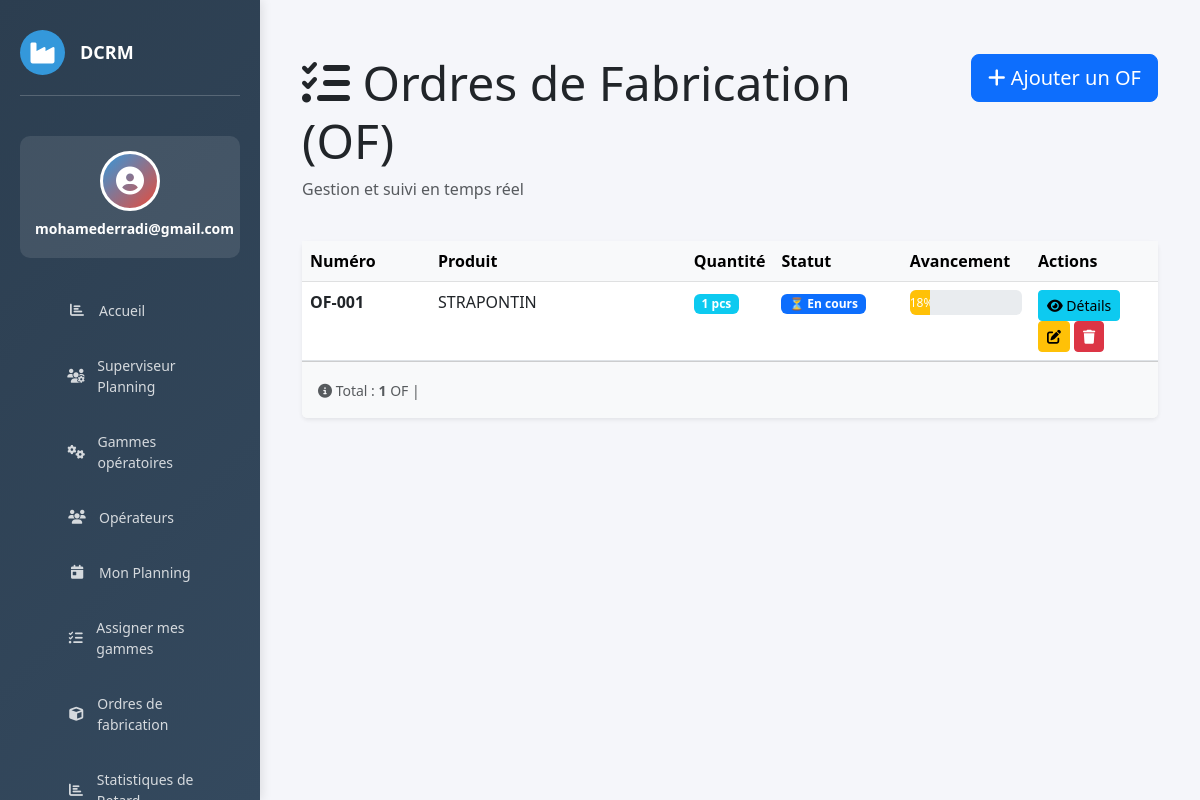
The app's page /of/ (signed in) with its own data.
### website/models.py (models this page shows, shortened)
class OrdreFabrication(models.Model):
    numero   = models.CharField(max_length=50, unique=True)
    produit  = models.CharField(max_length=200)
    quantite = models.PositiveIntegerField(default=1)
    @property
    def avancement(self):
        operations = self.operationof_set.all()
        total = operations.count()
        if total == 0:
            return 0
        terminees = 0
        for op in operations:
            if op.statut == 'termine':
                terminees += 1
        return round((terminees / total) * 100)

class OperationOF(models.Model):
    STATUT_CHOICES = [
        ('en_attente', 'En attente'),
        ('en_cours',   'En cours'),
        ('termine',    'Terminé'),
        ('bloque',     'Bloqué'),
    ]
    of              = models.ForeignKey(OrdreFabrication, on_delete=models.CASCADE)
    gamme_operation = models.ForeignKey(GammeOperation, on_delete=models.CASCADE)
    date_entree     = models.DateTimeField(null=True, blank=True, help_text="Date/heure d'ENTRÉE (saisie manuelle)")
    operateur       = models.ForeignKey(Operateur, null=True, blank=True, on_delete=models.SET_NULL)
    class Meta:
        ordering = ['gamme_operation__ordre']
        unique_together = ('of', 'gamme_operation')
    @property
    def date_sortie(self):
        if not self.date_entree:
            return None
        temps_minutes = float(self.gamme_operation.temps_alloue)
        return self.date_entree + timedelta(minutes=temps_minutes)
    @property
    def statut(self):
        from django.utils import timezone
        if not self.date_entree:
            return 'en_attente'
        maintenant = timezone.now()
        if self.date_sortie and maintenant >= self.date_sortie:
            return 'termine'
        return 'en_cours'

class GammeOperation(models.Model):
    nom           = models.CharField(max_length=200)
    temps_alloue  = models.DecimalField(max_digits=7, decimal_places=4, help_text="Durée en heures (ex: 1.005)")
    ordre         = models.PositiveSmallIntegerField(help_text="Position dans la gamme")
    operateurs    = models.ManyToManyField(
        'Operateur',
        blank=True,
        related_name='gammes',
        verbose_name="Opérateurs assignés"
    )
    class Meta:
        ordering = ['ordre']

### website/views.py (the view)
# urls.py: path('of/', views.of_list, name='of_list'),
@login_required(login_url='home')
def of_list(request):
    ofs = OrdreFabrication.objects.all()
    context = {'ofs': ofs}
    return render(request, 'of/of_list.html', context)

### website/templates/of/of_list.html (shortened to what this page needs)
{% extends 'base.html' %}
{% load static %}
{% block content %}
<div class="container-fluid mt-4">
    <div class="row mb-4">
        <div class="col-md-8">
            <h1 class="display-5">
                <i class="fas fa-tasks"></i> Ordres de Fabrication (OF)
            </h1>
            <p class="text-muted">Gestion et suivi en temps réel</p>
        </div>
        <div class="col-md-4 text-end">
            <a href="{% url 'ajouter_of' %}" class="btn btn-primary btn-lg">
                <i class="fas fa-plus"></i> Ajouter un OF
            </a>
        </div>
    </div>
    <div class="card border-0 shadow-sm">
        <div class="card-body p-0">
            {% if ofs %}
                <div class="table-responsive">
                    <table class="table table-hover mb-0">
                        <thead class="table-light">
                            <tr>
                                <th style="width: 15%">Numéro</th>
                                <th style="width: 30%">Produit</th>
                                <th style="width: 10%">Quantité</th>
                                <th style="width: 15%">Statut</th>
                                <th style="width: 15%">Avancement</th>
                                <th style="width: 15%">Actions</th>
                            </tr>
                        </thead>
                        <tbody>
                            {% for of in ofs %}
                            <tr>
                                <td>
                                    <strong>{{ of.numero }}</strong>
                                </td>
                                <td>
                                    {{ of.produit }}
                                </td>
                                <td>
                                    <span class="badge bg-info">{{ of.quantite }} pcs</span>
                                </td>
                                <td>
                                    {% if of.avancement == 0 %}
                                        <span class="badge bg-secondary">⏱️ En attente</span>
                                    {% elif of.avancement == 100 %}
                                        <span class="badge bg-success">✅ Terminé</span>
                                    {% else %}
                                        <span class="badge bg-primary">⏳ En cours</span>
                                    {% endif %}
                                </td>
                                <td>
                                    <div class="progress" style="height: 25px;">
                                        <div class="progress-bar {% if of.avancement >= 100 %}bg-success{% elif of.avancement >= 50 %}bg-info{% else %}bg-warning{% endif %}"
                                             role="progressbar"
                                             style="width: {{ of.avancement }}%"
                                             aria-valuenow="{{ of.avancement }}"
                                             aria-valuemin="0"
                                             aria-valuemax="100">
                                            {{ of.avancement }}%
                                        </div>
                                    </div>
                                </td>
                                <td>
                                    <a href="{% url 'of_detail' of.id %}"
                                       class="btn btn-sm btn-info"
                                       title="Voir le détail">
                                        <i class="fas fa-eye"></i> Détails
                                    </a>
                                    <a href="{% url 'modifier_of' of.id %}"
                                       class="btn btn-sm btn-warning"
                                       title="Modifier">
                                        <i class="fas fa-edit"></i>
                                    </a>
                                    <a href="{% url 'supprimer_of' of.id %}"
                                       class="btn btn-sm btn-danger"
                                       title="Supprimer"
                                       onclick="return confirm('Êtes-vous sûr ?');">
                                        <i class="fas fa-trash"></i>
                                    </a>
                                </td>
                            </tr>
                            {% endfor %}
                        </tbody>
                    </table>
                </div>
                <div class="card-footer bg-light p-3">
                    <small class="text-muted">
                        <i class="fas fa-info-circle"></i>
                        Total : <strong>{{ ofs.count }}</strong> OF |
                    </small>
                </div>
            {% endif %}
        </div>
    </div>
</div>
{% endblock %}

### website/templates/base.html (shortened to what this page needs)
{% load static %}
<!DOCTYPE html>
<html lang="fr">
<head>
    <link href="https://cdn.jsdelivr.net/npm/bootstrap@5.3.0/dist/css/bootstrap.min.css" rel="stylesheet">
    <link rel="stylesheet" href="https://cdnjs.cloudflare.com/ajax/libs/font-awesome/6.4.0/css/all.min.css">
</head>
<body>
    {% if user.is_authenticated %}
    <aside class="sidebar">
        <div class="sidebar-header">
            <div class="logo">
                <i class="fas fa-industry"></i>
            </div>
            <h3>DCRM</h3>
        </div>
        <div class="user-profile">
            <div class="user-avatar">
                <i class="fas fa-user-circle"></i>
            </div>
            <h6>{{ user.first_name|default:user.username }}</h6>
        </div>
        <ul class="sidebar-menu">
             <li>
                <a href="{% url 'dashboard' %}">
                    <i class="fas fa-chart-bar"></i>
                    <span>Accueil </span>
                </a>
            </li>
            <li>
                <a href="{% url 'superviseur_dashboard' %}">
                    <i class="fas fa-users-cog"></i>
                    <span>Superviseur Planning</span>
                </a>
            </li>
            <li>
                <a href="{% url 'gammes_list' %}">
                    <i class="fas fa-cogs"></i>
                    <span>Gammes opératoires</span>
                </a>
            </li>
            <li>
                <a href="{% url 'operateur_list' %}">
                    <i class="fas fa-users"></i>
                    <span>Opérateurs</span>
                </a>
            </li>
            {% if user.operateur_profil %}
            <li>
                <a href="{% url 'dashboard_operateur' operateur_id=user.operateur_profil.id %}">
                    <i class="fas fa-calendar-day"></i>
                    <span>Mon Planning</span>
                </a>
            </li>
            <li>
                <a href="{% url 'assigner_gammes' operateur_id=user.operateur_profil.id %}">
                    <i class="fas fa-tasks"></i>
                    <span>Assigner mes gammes</span>
                </a>
            </li>
            {% endif %}
            <li>
                <a href="{% url 'of_list' %}">
                    <i class="fas fa-cube"></i>
                    <span>Ordres de fabrication</span>
                </a>
            </li>
                <li>
                <a href="{% url 'list_retard' %}">
                    <i class="fas fa-chart-bar"></i>
                    <span>Statistiques de Retard</span>
                </a>
            </li>
        </ul>
    </aside>
    {% endif %}
    <div class="main-content">
        {% block content %}
        {% endblock %}
    </div>
</body>
</html>

### website/templates/base.html (style rules this page uses)
:root { --primary: #2c3e50; --secondary: #3498db; --danger: #e74c3c; --success: #27ae60; --warning: #f39c12; }
* { margin: 0; padding: 0; box-sizing: border-box; }
body { font-family: 'Segoe UI', Tahoma, Geneva, Verdana, sans-serif; background-color: #f5f6fa; }
.sidebar { position: fixed; top: 0; left: 0; height: 100vh; width: 260px; background: linear-gradient(135deg, var(--primary) 0%, #34495e 100%); color: white; padding: 30px 20px; overflow-y: auto; box-shadow: 2px 0 10px rgba(0,0,0,0.1); z-index: 1000; }
.sidebar-header { display: flex; align-items: center; gap: 15px; margin-bottom: 40px; padding-bottom: 20px; border-bottom: 1px solid rgba(255,255,255,0.2); }
.sidebar-header .logo { width: 45px; height: 45px; background: var(--secondary); border-radius: 50%; display: flex; align-items: center; justify-content: center; font-size: 24px; }
.sidebar-header h3 { font-size: 18px; font-weight: 700; margin: 0; }
.user-profile { background: rgba(255,255,255,0.1); padding: 15px; border-radius: 10px; margin-bottom: 30px; text-align: center; }
.user-avatar { width: 60px; height: 60px; background: linear-gradient(135deg, var(--secondary), var(--danger)); border-radius: 50%; margin: 0 auto 10px; display: flex; align-items: center; justify-content: center; font-size: 28px; border: 3px solid white; }
.user-profile h6 { margin: 10px 0 5px; font-weight: 600; font-size: 14px; }
.sidebar-menu { list-style: none; margin-bottom: 30px; }
.sidebar-menu li { margin-bottom: 10px; }
.sidebar-menu a { display: flex; align-items: center; gap: 12px; padding: 12px 15px; color: rgba(255,255,255,0.8); text-decoration: none; border-radius: 8px; transition: all 0.3s ease; font-size: 14px; }
.sidebar-menu i { width: 20px; text-align: center; }
.main-content { margin-left: 260px; padding: 30px; min-height: 100vh; }

### records on screen
OrdreFabrication: numero "OF-001", produit "STRAPONTIN", quantite "1", shows "⏳ En cours", avancement "18"

### other values on screen
{{ user.first_name|default:user.username }} "mohamederradi@gmail.com"
{{ ofs.count }} "1"
